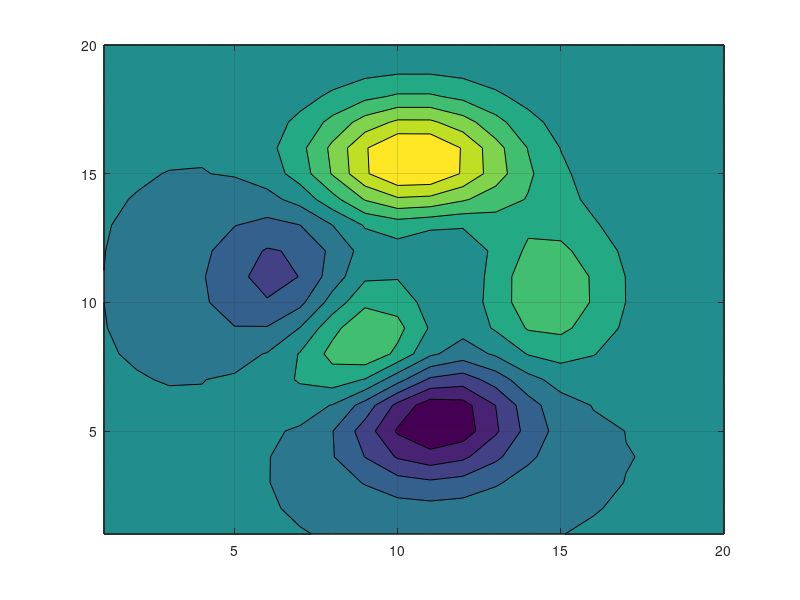

The MATLAB source for this figure: (Note: this script raises an error after producing the figure.)
addpath('..\matlab2tikz')
clc
clear
close all

figure(1)
Z = peaks(20);
contourf(Z,10)
grid on
xl = xlim;
yl = ylim;
matlab2tikz('.\LaTeX\test.tikz','height','\figureheight','width','\figurewidth','showInfo', false,'checkForUpdates',false);
fix_grid_contourf('.\LaTeX\test.tikz')

figure(2)
plot([min(xl)-1,min(xl)-1],[min(yl)-1,min(yl)-1]);
grid on
ylim(yl)
xlim(xl)
matlab2tikz('.\LaTeX\grid.tikz','height','\figureheight','width','\figurewidth','showInfo', false,'checkForUpdates',false);